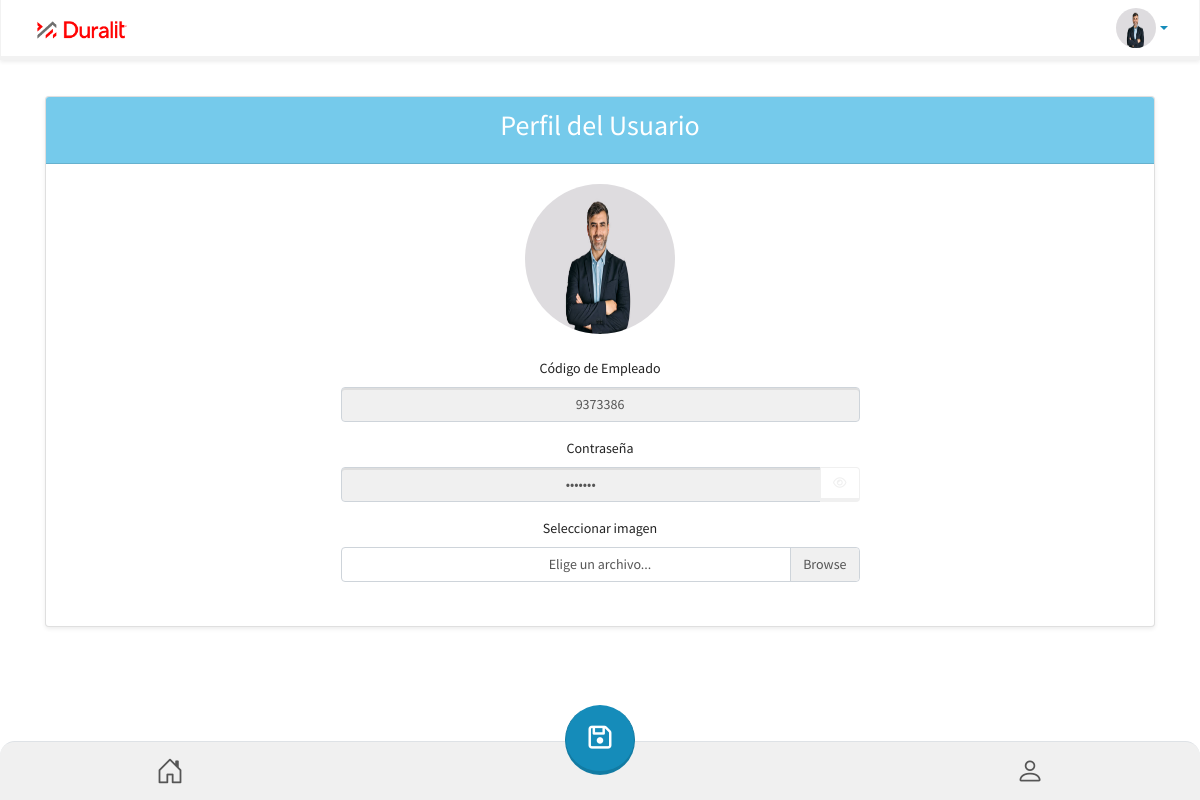
Page /VistaUsuario/Vista_Usuario/Perfil.php (signed in) on the committed database.
### tables this page shows
CREATE TABLE `usuario` (
  `Id_Usuario` int(11) NOT NULL,
  `Rol` int(11) DEFAULT NULL,
  `Area` int(11) DEFAULT NULL,
  `Puesto` int(11) DEFAULT NULL,
  `Codigo_empleado` varchar(255) NOT NULL,
  `CI` int(11) NOT NULL,
  `Nombre_Completo` varchar(100) NOT NULL,
  `Estado` tinyint(1) NOT NULL,
  `Fecha_Nacimiento` date DEFAULT NULL,
  `Correo_Electronico` varchar(255) DEFAULT NULL,
  `Telefono` int(11) NOT NULL,
  `Password` varchar(100) NOT NULL,
  `Foto` varchar(255) DEFAULT NULL
);

### Controlador/ControladorUsuario/ControladorPerfil.php (called while the page is built, shortened)
<?php
$idUsuarioLogueado = $_SESSION['Id_Usuario'];
$sql = "SELECT Nombre_Completo, Codigo_empleado, Password, Foto FROM usuario WHERE Id_Usuario = ?";
$stmt = $conexion->prepare($sql);
$stmt->bind_param("i", $idUsuarioLogueado);
$stmt->execute();
$stmt->bind_result($nombreCompleto, $codigoEmpleado, $passwordActual, $fotoActual);
?>

### VistaUsuario/Vista_Usuario/Perfil.php (the view, shortened to what this page needs)
<!DOCTYPE html>
<html lang="es">
<head>
    <link rel="stylesheet" href="https://bootswatch.com/4/lumen/bootstrap.min.css">
    <link rel="stylesheet" href="https://cdnjs.cloudflare.com/ajax/libs/font-awesome/6.4.0/css/all.min.css">
    <link rel="stylesheet" href="https://cdn.jsdelivr.net/npm/bootstrap-icons@1.10.5/font/bootstrap-icons.css">
    <link rel="stylesheet" href="https://cdn.jsdelivr.net/npm/toastify-js/src/toastify.min.css">
</head>
<body>
    <?php
    include("../../Conexion/conexion.php");
    include("../../Controlador/ControladorUsuario/ControladorPerfil.php");
    include("../../VistaSecciones/Topbar.php");
    ?>
    <div class="container mt-5">
        <div class="card shadow-sm">
            <div class="card-header text-center bg-info text-white">
                <h2>Perfil del Usuario</h2>
            </div>
            <div class="card-body text-center">
                <div class="mb-4">
                    <?php
                    if (!empty($fotoActual) && $fotoActual !== 'sinfoto.png') {
                        $rutaFoto = "/uploads/" . htmlspecialchars($fotoActual) . "?t=" . time();
                    } else {
                        $rutaFoto = "../../uploads/sinfoto.png";
                    }
                    ?>
                    <img src="<?= $rutaFoto ?>" id="profile-pic" alt="Foto de perfil" class="rounded-circle" width="150" height="150">
                </div>
                <div class="row justify-content-center">
                    <div class="col-md-6">
                        <form action="<?= htmlspecialchars($_SERVER['PHP_SELF']); ?>" method="post" enctype="multipart/form-data">
                            <div class="form-group mb-3 text-center">
                                <label for="code">Código de Empleado</label>
                                <input type="text" class="form-control text-center" id="code" name="code" value="<?= htmlspecialchars($codigoEmpleado) ?>" readonly>
                            </div>
<div class="form-group mb-3 text-center">
    <label for="passwordUsuario">Contrase&ntilde;a</label>
    <div class="input-group">
        <input type="password" class="form-control text-center" id="passwordUsuario" name="passwordUsuario" value="<?= htmlspecialchars($passwordActual) ?>" readonly>
        <div class="input-group-append">
            <button type="button" class="btn btn-outline-secondary" id="togglePassword">
                <i class="fa fa-eye" aria-hidden="true"></i>
            </button>
        </div>
    </div>
</div>
                            <div class="form-group mb-4">
                                <label for="profile-upload" class="form-label">Seleccionar imagen</label>
                                <div class="custom-file">
                                    <label class="custom-file-label" for="profile-upload">Elige un archivo...</label>
                                </div>
                            </div>
                            <button type="submit" class="btn btn-primary btn-lg rounded-circle position-fixed"
                                style="bottom: 25px; left: 50%; transform: translateX(-50%); width: 70px; height: 70px; display: flex; align-items: center; justify-content: center; z-index: 2000;">
                                <i class="fa-regular fa-floppy-disk fa-2x" style="font-size: 1.5em;"></i>
                            </button>
                            <footer class="fixed-bottom border-top border-gray py-2" style="background-color: #f0f0f0; border-radius: 15px 15px 0 0; z-index: 1000;">
                                <div class="container d-flex justify-content-between">
                                    <a href="DashboardU.php" class="text-dark" style="margin-left: 10%;">
                                        <i class="bi bi-house-door fa-2x"></i>
                                    </a>
                                    <div class="flex-grow-1 text-center"></div>
                                    <a href="Perfil.php" class="text-dark" style="margin-right: 10%;">
                                        <i class="bi bi-person fa-2x"></i>
                                    </a>
                                </div>
                            </footer>
                        </form>
                    </div>
                </div>
            </div>
        </div>
    </div>
</body>
</html>

### rows in the picture
usuario: Foto (picture), code "9373386"
